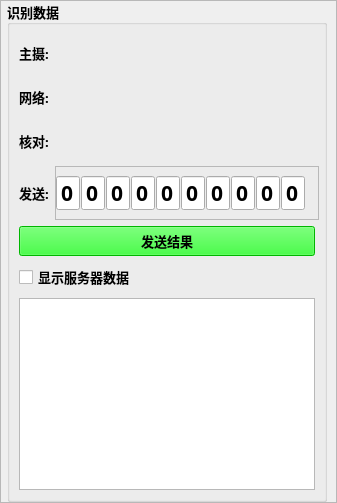
           <widget class="QFrame" name="frame_camera">
            <property name="minimumSize">
             <size>
              <width>0</width>
              <height>10</height>
             </size>
            </property>
            <property name="frameShape">
             <enum>QFrame::Shape::StyledPanel</enum>
            </property>
            <property name="frameShadow">
             <enum>QFrame::Shadow::Raised</enum>
            </property>
            <layout class="QGridLayout" name="gridLayout_40">
             <property name="leftMargin">
              <number>0</number>
             </property>
             <property name="topMargin">
              <number>0</number>
             </property>
             <property name="rightMargin">
              <number>9</number>
             </property>
             <property name="bottomMargin">
              <number>0</number>
             </property>
             <item row="0" column="2" rowspan="2">
              <widget class="QWidget" name="widget" native="true">
               <property name="minimumSize">
                <size>
                 <width>320</width>
                 <height>0</height>
                </size>
               </property>
               <property name="maximumSize">
                <size>
                 <width>300</width>
                 <height>16777215</height>
                </size>
               </property>
               <layout class="QGridLayout" name="gridLayout_65">
                <property name="leftMargin">
                 <number>0</number>
                </property>
                <property name="topMargin">
                 <number>0</number>
                </property>
                <property name="rightMargin">
                 <number>0</number>
                </property>
                <property name="bottomMargin">
                 <number>0</number>
                </property>
                <item row="0" column="0">
                 <widget class="QGroupBox" name="groupBox_8">
                  <property name="minimumSize">
                   <size>
                    <width>300</width>
                    <height>10</height>
                   </size>
                  </property>
                  <property name="maximumSize">
                   <size>
                    <width>320</width>
                    <height>16777215</height>
                   </size>
                  </property>
                  <property name="font">
                   <font>
                    <family>微软雅黑</family>
                    <pointsize>10</pointsize>
                    <bold>true</bold>
                   </font>
                  </property>
                  <property name="title">
                   <string>识别数据</string>
                  </property>
                  <layout class="QGridLayout" name="gridLayout_28">
                   <item row="2" column="0">
                    <widget class="QLabel" name="label_89">
                     <property name="minimumSize">
                      <size>
                       <width>0</width>
                       <height>30</height>
                      </size>
                     </property>
                     <property name="text">
                      <string>核对:</string>
                     </property>
                    </widget>
                   </item>
                   <item row="1" column="1" colspan="2">
                    <widget class="QWidget" name="widget_camera_monitor" native="true">
                     <property name="minimumSize">
                      <size>
                       <width>230</width>
                       <height>38</height>
                      </size>
                     </property>
                    </widget>
                   </item>
                   <item row="0" column="1" colspan="2">
                    <widget class="QWidget" name="widget_camera_sony" native="true">
                     <property name="minimumSize">
                      <size>
                       <width>230</width>
                       <height>38</height>
                      </size>
                     </property>
                    </widget>
                   </item>
                   <item row="2" column="1" colspan="2">
                    <widget class="QWidget" name="widget_camera_fit" native="true">
                     <property name="minimumSize">
                      <size>
                       <width>230</width>
                       <height>38</height>
                      </size>
                     </property>
                    </widget>
                   </item>
                   <item row="4" column="0" colspan="3">
                    <widget class="QPushButton" name="pushButton_Send_Res">
                     <property name="minimumSize">
                      <size>
                       <width>50</width>
                       <height>30</height>
                      </size>
                     </property>
                     <property name="styleSheet">
                      <string notr="true">background:rgb(0,255,0)</string>
                     </property>
                     <property name="text">
                      <string>发送结果</string>
                     </property>
                    </widget>
                   </item>
                   <item row="0" column="0">
                    <widget class="QLabel" name="label_87">
                     <property name="minimumSize">
                      <size>
                       <width>0</width>
                       <height>30</height>
                      </size>
                     </property>
                     <property name="text">
                      <string>主摄:</string>
                     </property>
                    </widget>
                   </item>
                   <item row="5" column="0" colspan="2">
                    <widget class="QCheckBox" name="checkBox_ShowUdp">
                     <property name="minimumSize">
                      <size>
                       <width>0</width>
                       <height>30</height>
                      </size>
                     </property>
                     <property name="text">
                      <string>显示服务器数据</string>
                     </property>
                    </widget>
                   </item>
                   <item row="1" column="0">
                    <widget class="QLabel" name="label_88">
                     <property name="minimumSize">
                      <size>
                       <width>0</width>
                       <height>30</height>
                      </size>
                     </property>
                     <property name="text">
                      <string>网络:</string>
                     </property>
                    </widget>
                   </item>
                   <item row="3" column="0">
                    <widget class="QLabel" name="label_16">
                     <property name="minimumSize">
                      <size>
                       <width>0</width>
                       <height>30</height>
                      </size>
                     </property>
                     <property name="text">
                      <string>发送:</string>
                     </property>
                    </widget>
                   </item>
                   <item row="3" column="1" colspan="2">
                    <widget class="QFrame" name="frame_5">
                     <property name="minimumSize">
                      <size>
                       <width>264</width>
                       <height>54</height>
                      </size>
                     </property>
                     <property name="font">
                      <font>
                       <family>微软雅黑</family>
                       <pointsize>16</pointsize>
                       <bold>true</bold>
                      </font>
                     </property>
                     <property name="frameShape">
                      <enum>QFrame::Shape::StyledPanel</enum>
                     </property>
                     <property name="frameShadow">
                      <enum>QFrame::Shadow::Raised</enum>
                     </property>
                     <widget class="QLineEdit" name="lineEdit_result_7">
                      <property name="geometry">
                       <rect>
                        <x>176</x>
                        <y>10</y>
                        <width>24</width>
                        <height>34</height>
                       </rect>
                      </property>
                      <property name="minimumSize">
                       <size>
                        <width>24</width>
                        <height>34</height>
                       </size>
                      </property>
                      <property name="maximumSize">
                       <size>
                        <width>26</width>
                        <height>16777215</height>
                       </size>
                      </property>
                      <property name="font">
                       <font>
                        <family>微软雅黑</family>
                        <pointsize>16</pointsize>
                        <bold>true</bold>
                       </font>
                      </property>
                      <property name="toolTip">
                       <string>&lt;html&gt;&lt;head/&gt;&lt;body&gt;&lt;p&gt;&lt;span style=&quot; font-weight:700;&quot;&gt;空格键_下一个&lt;/span&gt;&lt;/p&gt;&lt;/body&gt;&lt;/html&gt;</string>
                      </property>
                      <property name="text">
                       <string>0</string>
                      </property>
                      <property name="alignment">
                       <set>Qt::AlignmentFlag::AlignCenter</set>
                      </property>
                     </widget>
                     <widget class="QLineEdit" name="lineEdit_result_5">
                      <property name="geometry">
                       <rect>
                        <x>126</x>
                        <y>10</y>
                        <width>24</width>
                        <height>34</height>
                       </rect>
                      </property>
                      <property name="minimumSize">
                       <size>
                        <width>24</width>
                        <height>34</height>
                       </size>
                      </property>
                      <property name="maximumSize">
                       <size>
                        <width>26</width>
                        <height>16777215</height>
                       </size>
                      </property>
                      <property name="font">
                       <font>
                        <family>微软雅黑</family>
                        <pointsize>16</pointsize>
                        <bold>true</bold>
                       </font>
                      </property>
                      <property name="toolTip">
                       <string>&lt;html&gt;&lt;head/&gt;&lt;body&gt;&lt;p&gt;&lt;span style=&quot; font-weight:700;&quot;&gt;空格键_下一个&lt;/span&gt;&lt;/p&gt;&lt;/body&gt;&lt;/html&gt;</string>
                      </property>
                      <property name="text">
                       <string>0</string>
                      </property>
                      <property name="alignment">
                       <set>Qt::AlignmentFlag::AlignCenter</set>
                      </property>
                     </widget>
                     <widget class="QLineEdit" name="lineEdit_result_3">
                      <property name="geometry">
                       <rect>
                        <x>76</x>
                        <y>10</y>
                        <width>24</width>
                        <height>34</height>
                       </rect>
                      </property>
                      <property name="minimumSize">
                       <size>
                        <width>24</width>
                        <height>34</height>
                       </size>
                      </property>
                      <property name="maximumSize">
                       <size>
                        <width>26</width>
                        <height>16777215</height>
                       </size>
                      </property>
                      <property name="font">
                       <font>
                        <family>微软雅黑</family>
                        <pointsize>16</pointsize>
                        <bold>true</bold>
                       </font>
                      </property>
                      <property name="toolTip">
                       <string>&lt;html&gt;&lt;head/&gt;&lt;body&gt;&lt;p&gt;&lt;span style=&quot; font-weight:700;&quot;&gt;空格键_下一个&lt;/span&gt;&lt;/p&gt;&lt;/body&gt;&lt;/html&gt;</string>
                      </property>
                      <property name="text">
                       <string>0</string>
                      </property>
                      <property name="alignment">
                       <set>Qt::AlignmentFlag::AlignCenter</set>
                      </property>
                     </widget>
                     <widget class="QLineEdit" name="lineEdit_result_1">
                      <property name="geometry">
                       <rect>
                        <x>26</x>
                        <y>10</y>
                        <width>24</width>
                        <height>34</height>
                       </rect>
                      </property>
                      <property name="minimumSize">
                       <size>
                        <width>24</width>
                        <height>34</height>
                       </size>
                      </property>
                      <property name="maximumSize">
                       <size>
                        <width>26</width>
                        <height>16777215</height>
                       </size>
                      </property>
                      <property name="font">
                       <font>
                        <family>微软雅黑</family>
                        <pointsize>16</pointsize>
                        <bold>true</bold>
                       </font>
                      </property>
                      <property name="toolTip">
                       <string>&lt;html&gt;&lt;head/&gt;&lt;body&gt;&lt;p&gt;&lt;span style=&quot; font-weight:700;&quot;&gt;空格键_下一个&lt;/span&gt;&lt;/p&gt;&lt;/body&gt;&lt;/html&gt;</string>
                      </property>
                      <property name="text">
                       <string>0</string>
                      </property>
                      <property name="alignment">
                       <set>Qt::AlignmentFlag::AlignCenter</set>
                      </property>
                     </widget>
                     <widget class="QLineEdit" name="lineEdit_result_8">
                      <property name="geometry">
                       <rect>
                        <x>201</x>
                        <y>10</y>
                        <width>24</width>
                        <height>34</height>
                       </rect>
                      </property>
                      <property name="minimumSize">
                       <size>
                        <width>24</width>
                        <height>34</height>
                       </size>
                      </property>
                      <property name="maximumSize">
                       <size>
                        <width>26</width>
                        <height>16777215</height>
                       </size>
                      </property>
                      <property name="font">
                       <font>
                        <family>微软雅黑</family>
                        <pointsize>16</pointsize>
                        <bold>true</bold>
                       </font>
                      </property>
                      <property name="toolTip">
                       <string>&lt;html&gt;&lt;head/&gt;&lt;body&gt;&lt;p&gt;&lt;span style=&quot; font-weight:700;&quot;&gt;空格键_下一个&lt;/span&gt;&lt;/p&gt;&lt;/body&gt;&lt;/html&gt;</string>
                      </property>
                      <property name="text">
                       <string>0</string>
                      </property>
                      <property name="alignment">
                       <set>Qt::AlignmentFlag::AlignCenter</set>
                      </property>
                     </widget>
                     <widget class="QLineEdit" name="lineEdit_result_6">
                      <property name="geometry">
                       <rect>
                        <x>151</x>
                        <y>10</y>
                        <width>24</width>
                        <height>34</height>
                       </rect>
                      </property>
                      <property name="minimumSize">
                       <size>
                        <width>24</width>
                        <height>34</height>
                       </size>
                      </property>
                      <property name="maximumSize">
                       <size>
                        <width>26</width>
                        <height>16777215</height>
                       </size>
                      </property>
                      <property name="font">
                       <font>
                        <family>微软雅黑</family>
                        <pointsize>16</pointsize>
                        <bold>true</bold>
                       </font>
                      </property>
                      <property name="toolTip">
                       <string>&lt;html&gt;&lt;head/&gt;&lt;body&gt;&lt;p&gt;&lt;span style=&quot; font-weight:700;&quot;&gt;空格键_下一个&lt;/span&gt;&lt;/p&gt;&lt;/body&gt;&lt;/html&gt;</string>
                      </property>
                      <property name="text">
                       <string>0</string>
                      </property>
                      <property name="alignment">
                       <set>Qt::AlignmentFlag::AlignCenter</set>
                      </property>
                     </widget>
                     <widget class="QLineEdit" name="lineEdit_result_9">
                      <property name="geometry">
                       <rect>
                        <x>226</x>
                        <y>10</y>
                        <width>24</width>
                        <height>34</height>
                       </rect>
                      </property>
                      <property name="minimumSize">
                       <size>
                        <width>24</width>
                        <height>34</height>
                       </size>
                      </property>
                      <property name="maximumSize">
                       <size>
                        <width>26</width>
                        <height>16777215</height>
                       </size>
                      </property>
                      <property name="font">
                       <font>
                        <family>微软雅黑</family>
                        <pointsize>16</pointsize>
                        <bold>true</bold>
                       </font>
                      </property>
                      <property name="toolTip">
                       <string>&lt;html&gt;&lt;head/&gt;&lt;body&gt;&lt;p&gt;&lt;span style=&quot; font-weight:700;&quot;&gt;空格键_下一个&lt;/span&gt;&lt;/p&gt;&lt;/body&gt;&lt;/html&gt;</string>
                      </property>
                      <property name="text">
                       <string>0</string>
                      </property>
                      <property name="alignment">
                       <set>Qt::AlignmentFlag::AlignCenter</set>
                      </property>
                     </widget>
                     <widget class="QLineEdit" name="lineEdit_result_2">
                      <property name="geometry">
                       <rect>
                        <x>51</x>
                        <y>10</y>
                        <width>24</width>
                        <height>34</height>
                       </rect>
                      </property>
                      <property name="minimumSize">
                       <size>
                        <width>24</width>
                        <height>34</height>
                       </size>
                      </property>
                      <property name="maximumSize">
                       <size>
                        <width>26</width>
                        <height>16777215</height>
                       </size>
                      </property>
                      <property name="font">
                       <font>
                        <family>微软雅黑</family>
                        <pointsize>16</pointsize>
                        <bold>true</bold>
                       </font>
                      </property>
                      <property name="toolTip">
                       <string>&lt;html&gt;&lt;head/&gt;&lt;body&gt;&lt;p&gt;&lt;span style=&quot; font-weight:700;&quot;&gt;空格键_下一个&lt;/span&gt;&lt;/p&gt;&lt;/body&gt;&lt;/html&gt;</string>
                      </property>
                      <property name="text">
                       <string>0</string>
                      </property>
                      <property name="alignment">
                       <set>Qt::AlignmentFlag::AlignCenter</set>
                      </property>
                     </widget>
                     <widget class="QLineEdit" name="lineEdit_result_4">
                      <property name="geometry">
                       <rect>
                        <x>101</x>
                        <y>10</y>
                        <width>24</width>
                        <height>34</height>
                       </rect>
                      </property>
                      <property name="minimumSize">
                       <size>
                        <width>24</width>
                        <height>34</height>
                       </size>
                      </property>
                      <property name="maximumSize">
                       <size>
                        <width>26</width>
                        <height>16777215</height>
                       </size>
                      </property>
                      <property name="font">
                       <font>
                        <family>微软雅黑</family>
                        <pointsize>16</pointsize>
                        <bold>true</bold>
                       </font>
                      </property>
                      <property name="toolTip">
                       <string>&lt;html&gt;&lt;head/&gt;&lt;body&gt;&lt;p&gt;&lt;span style=&quot; font-weight:700;&quot;&gt;空格键_下一个&lt;/span&gt;&lt;/p&gt;&lt;/body&gt;&lt;/html&gt;</string>
                      </property>
                      <property name="text">
                       <string>0</string>
                      </property>
                      <property name="alignment">
                       <set>Qt::AlignmentFlag::AlignCenter</set>
                      </property>
                     </widget>
                     <widget class="QLineEdit" name="lineEdit_result_0">
                      <property name="geometry">
                       <rect>
                        <x>1</x>
                        <y>10</y>
                        <width>24</width>
                        <height>34</height>
                       </rect>
                      </property>
                      <property name="minimumSize">
                       <size>
                        <width>24</width>
                        <height>34</height>
                       </size>
                      </property>
                      <property name="maximumSize">
                       <size>
                        <width>26</width>
                        <height>16777215</height>
                       </size>
                      </property>
                      <property name="font">
                       <font>
                        <family>微软雅黑</family>
                        <pointsize>16</pointsize>
                        <bold>true</bold>
                       </font>
                      </property>
                      <property name="toolTip">
                       <string>&lt;html&gt;&lt;head/&gt;&lt;body&gt;&lt;p&gt;&lt;span style=&quot; font-weight:700;&quot;&gt;空格键_下一个&lt;/span&gt;&lt;/p&gt;&lt;/body&gt;&lt;/html&gt;</string>
                      </property>
                      <property name="text">
                       <string>0</string>
                      </property>
                      <property name="alignment">
                       <set>Qt::AlignmentFlag::AlignCenter</set>
                      </property>
                     </widget>
                    </widget>
                   </item>
                   <item row="6" column="0" colspan="3">
                    <widget class="QTextBrowser" name="textBrowser_background_data">
                     <property name="minimumSize">
                      <size>
                       <width>0</width>
                       <height>10</height>
                      </size>
                     </property>
                     <property name="font">
                      <font>
                       <family>微软雅黑</family>
                       <pointsize>10</pointsize>
                       <bold>false</bold>
                      </font>
                     </property>
                     <property name="readOnly">
                      <bool>false</bool>
                     </property>
                    </widget>
                   </item>
                  </layout>
                 </widget>
                </item>
               </layout>
              </widget>
             </item>
             <item row="0" column="1">
              <widget class="QWidget" name="widget_camera" native="true">
               <widget class="QGroupBox" name="groupBox_monitor_cam">
                <property name="geometry">
                 <rect>
                  <x>480</x>
                  <y>0</y>
                  <width>320</width>
                  <height>300</height>
                 </rect>
                </property>
                <property name="minimumSize">
                 <size>
                  <width>0</width>
                  <height>10</height>
                 </size>
                </property>
                <property name="font">
                 <font>
                  <family>微软雅黑</family>
                  <pointsize>10</pointsize>
                  <bold>true</bold>
                 </font>
                </property>
                <property name="title">
                 <string>网络摄像头识别结果</string>
                </property>
                <property name="alignment">
                 <set>Qt::AlignmentFlag::AlignLeading|Qt::AlignmentFlag::AlignLeft|Qt::AlignmentFlag::AlignVCenter</set>
                </property>
                <layout class="QGridLayout" name="gridLayout_33">
                 <item row="0" column="0">
                  <widget class="QCheckBox" name="checkBox_monitor_cam">
                   <property name="maximumSize">
                    <size>
                     <width>100</width>
                     <height>16777215</height>
                    </size>
                   </property>
                   <property name="text">
                    <string>窗口显示</string>
                   </property>
                  </widget>
                 </item>
                 <item row="1" column="0" colspan="3">
                  <widget class="QLabel" name="label_monitor_picture">
                   <property name="minimumSize">
                    <size>
                     <width>300</width>
                     <height>10</height>
                    </size>
                   </property>
                   <property name="text">
                    <string/>
                   </property>
                  </widget>
                 </item>
                 <item row="0" column="1">
                  <widget class="QPushButton" name="pushButton_NetCamera">
                   <property name="minimumSize">
                    <size>
                     <width>150</width>
                     <height>0</height>
                    </size>
                   </property>
                   <property name="text">
                    <string>网络摄像头设置</string>
                   </property>
                  </widget>
                 </item>
                </layout>
               </widget>
               <widget class="QGroupBox" name="groupBox_main_camera">
                <property name="geometry">
                 <rect>
                  <x>-10</x>
                  <y>0</y>
                  <width>320</width>
                  <height>300</height>
                 </rect>
                </property>
                <property name="minimumSize">
                 <size>
                  <width>0</width>
                  <height>10</height>
                 </size>
                </property>
                <property name="font">
                 <font>
                  <family>微软雅黑</family>
                  <pointsize>10</pointsize>
                  <bold>true</bold>
                 </font>
                </property>
                <property name="title">
                 <string>主摄像头识别结果</string>
                </property>
                <property name="alignment">
                 <set>Qt::AlignmentFlag::AlignLeading|Qt::AlignmentFlag::AlignLeft|Qt::AlignmentFlag::AlignVCenter</set>
                </property>
                <layout class="QGridLayout" name="gridLayout_15">
                 <item row="0" column="0">
                  <widget class="QCheckBox" name="checkBox_main_camera">
                   <property name="maximumSize">
                    <size>
                     <width>100</width>
                     <height>16777215</height>
                    </size>
                   </property>
                   <property name="text">
                    <string>窗口显示</string>
                   </property>
                  </widget>
                 </item>
                 <item row="0" column="1">
                  <widget class="QCheckBox" name="checkBox_main_camera_set">
                   <property name="text">
                    <string>自动匹配终点镜头赛果</string>
                   </property>
                  </widget>
                 </item>
                 <item row="1" column="0" colspan="2">
                  <widget class="QLabel" name="label_main_picture">
                   <property name="minimumSize">
                    <size>
                     <width>300</width>
                     <height>10</height>
                    </size>
                   </property>
                   <property name="text">
                    <string/>
                   </property>
                  </widget>
                 </item>
                </layout>
               </widget>
              </widget>
             </item>
            </layout>
           </widget>
